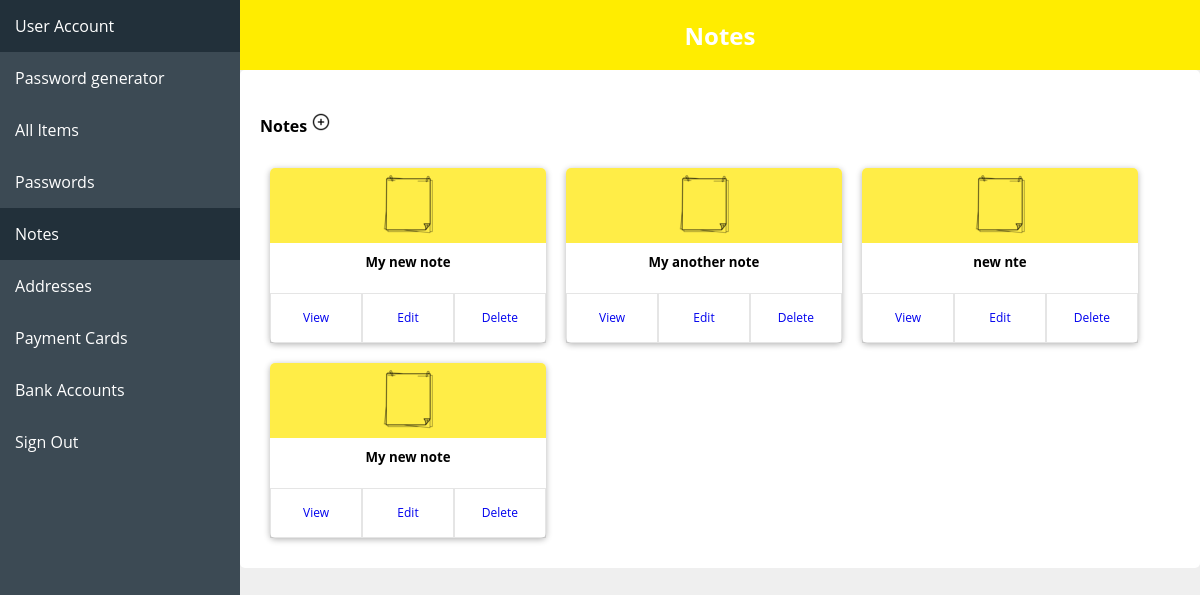
/vault/notes (signed in), run on the app's committed database.
### vault/models.py (models this page shows, shortened)
class Note(models.Model):
    timestamp = models.DateTimeField(auto_now_add=True)
    updated = models.DateTimeField(auto_now=True)
    user = models.ForeignKey(User, on_delete=models.CASCADE, blank=True, null=True, related_name="notes")
    name = models.CharField(verbose_name="Note name", max_length=25, blank=True, null=True)
    body = models.TextField(verbose_name="Note", max_length=500, blank=True, null=True)

### vault/views.py (the view)
# urls.py: path('notes', views.NotesView.as_view(), name="notes"),
class NotesView(TemplateView):
	template_name = "vault/notes.html"
	@method_decorator(login_required)
	def dispatch(self, *args, **kwargs):
		return super().dispatch(*args, **kwargs)
	def get_context_data(self, **kwargs):
		context = super().get_context_data(**kwargs)
		context["notes"] = Note.objects.filter(user=self.request.user)
		return context

### templates/vault/notes.html (shortened to what this page needs)
{% extends 'base.html' %}
{% load static %}
{% block content %}
  <h2 class="header" style="background-color: rgb(255, 237, 0);">Notes</h3>
  <div class="container">
    <h4>Notes <a href="{% url 'vault:create_note' %}"><img class="add-icon" src="{% static 'img/add-icon.png' %}" alt=""></a></h4>
    {% if notes %}
      <div class="cards-container">
        {% for note in notes %}
            <div class="card" id="note-card" style="width: 18rem; margin: 10px;">
                <div class="card-img-container" id="note-cap">
                    <img class="card-img-top" src="{% static 'img/note.png' %}" alt="Card image cap">
                </div>
                <div class="card-body">
                    <h5 class="card-title">{{  note.name }}</h5>
                </div>
                <div class="card-body">
                    <div class="card-link-container">
                        <a href="{% url 'vault:detail_note' note.id %}" class="link-container card-view-btn card-link">View</a>
                        <a href="{% url 'vault:update_note' note.id %}" class="link-container card-edit-btn card-link">Edit</a>
                        <a href="{% url 'vault:delete_note' note.id %}" class="link-container card-delete-btn card-link">Delete</a>
                    </div>
                </div>
            </div>
        {% endfor %}
      </div>
    {% else %}
        <p>You have not registered notes</p>
    {% endif %}
  </div>
{% endblock %}

### static/capstone.css (style rules this page uses)
body { font-family: 'Open Sans', Verdana; }
* { box-sizing: border-box; }
body { margin: 0; }
body, html, .map-container { height: 100%; }
::placeholder { color: #3c4a54ff; font-family: 'Open Sans', Verdana; }
.container { border-radius: 5px; background-color: #fff; padding: 20px; }
.header { color: white; background-color: #2e6bd1ff; text-align: center; padding: 18.72px; margin: 0px; }
#password-card, #note-card, #address-card, #payment-card-card, #bank-account-card { transition: box-shadow 0.3s ease; width: 30% !important; margin: 10px !important; float: left; box-shadow: 0 0.1rem 0.4rem rgba(0,0,0,0.3); }
.card-img, .card-img-bottom, .card-img-top { width: 75px !important; }
.card img { display:block; margin:auto; }
.card-img-container { border-radius: 5px 5px 0px 0px; }
#note-cap { background-color: rgb(255, 237, 71); }
.card { border-radius: 5px; }
.card-body { text-align: center; padding: 0px; height: 50px; }
.card-link { text-align: center; float: left; width: 33.33%; height: 100%; margin: 0px !important; padding: 15px; border: 0.1px rgba(0,0,0,0.1) solid; }
.card-title { height: 100%; margin: 0px; padding: 10px; }
a { text-decoration: none; }
.card-link-container { float: left; width: 100%; height: 100%; font-size: 12px; }
.cards-container { display: flex; flex-direction: row; flex-wrap: wrap; justify-content: flex-start; }

### data on the page
Note: name "My new note"
Note: name "My another note"
Note: name "new nte"
Note: name "My new note"
